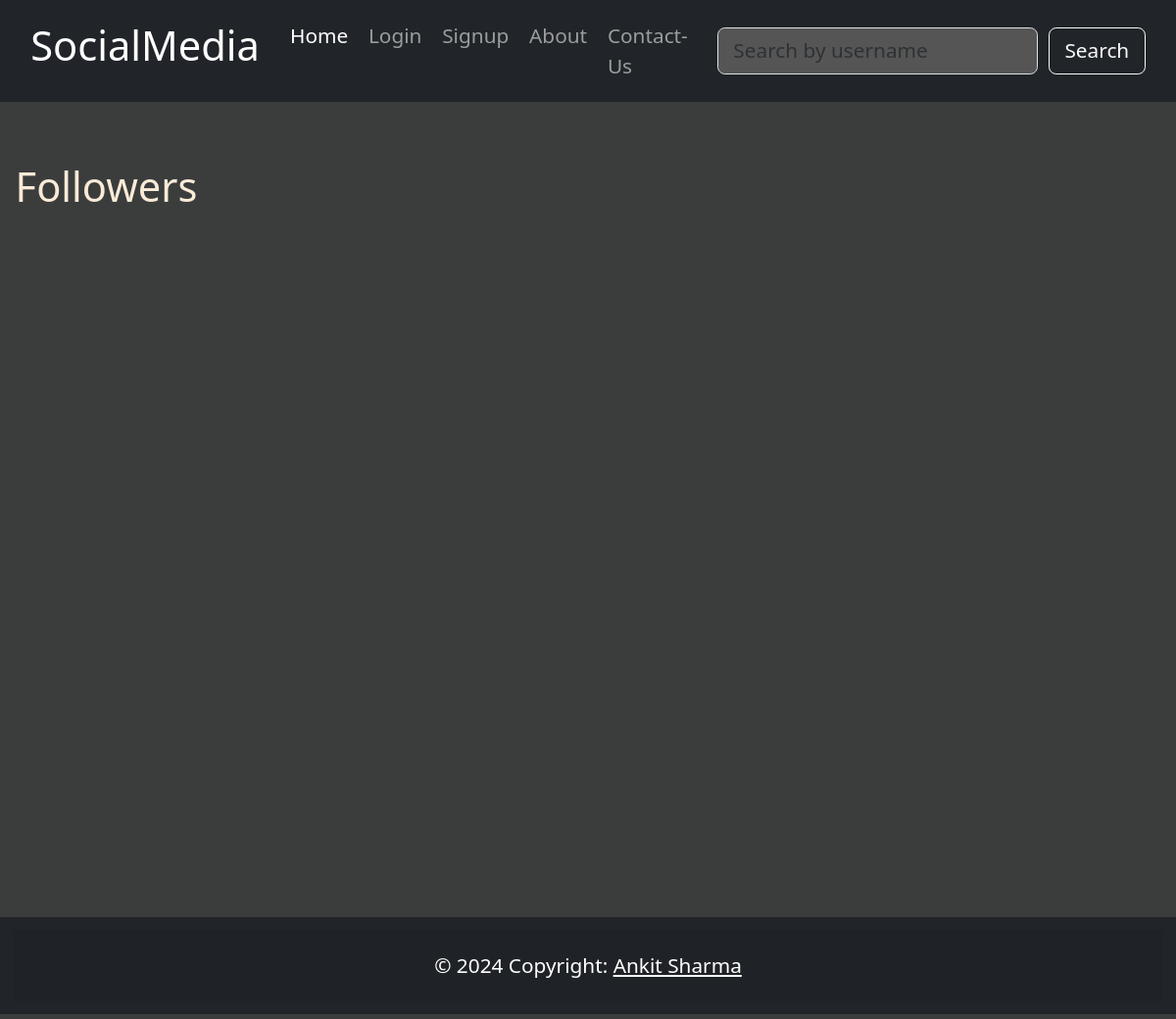
The page /followers/5 on the database as committed earlier.
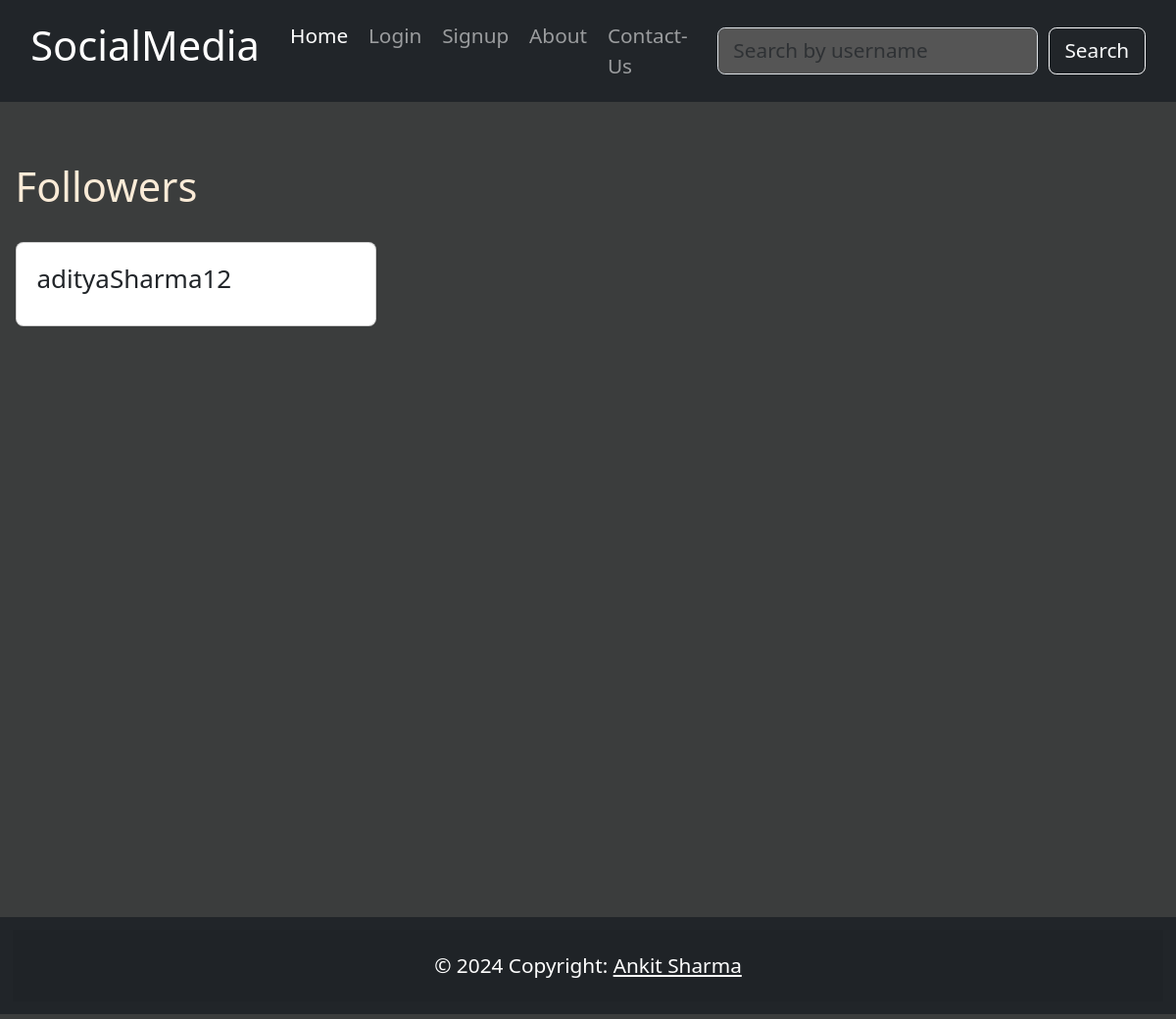
The same page on the database as committed later.
### main/models.py (models this page shows)
class Follow(models.Model):
    follower = models.ForeignKey(User, related_name='following', on_delete=models.CASCADE)
    followed_user = models.ForeignKey(User, related_name='followers', on_delete=models.CASCADE)
    created_at = models.DateTimeField(auto_now_add=True)
    class Meta:
        unique_together = ('follower', 'followed_user')

### main/views.py (the view)
# urls.py: path('followers/<int:user_id>', FollowersView.as_view(), name='followers'),
class FollowersView(ListView):
    model = Follow
    template_name = 'following.html'
    context_object_name = 'followers'
    def get_queryset(self):
        user_id = self.kwargs.get('user_id')
        profile = UserProfile.objects.get(pk=user_id)
        user = User.objects.get(username=profile.username)
        return Follow.objects.filter(followed_user=user)

### templates/following.html
{% extends "base.html" %}{%load static%}
{% block content %}
<div class="container mt-5">
    <h2 class="mb-4">Followers</h2>
    <div class="row">
        {% for follower in followers %}
        <div class="col-lg-4 col-md-6 mb-4">
            <div class="card">
                <div class="card-body">
                    <h5 class="card-title">{{ follower.follower}}</h5>
                </div>
            </div>
        </div>
        {% endfor %}
    </div>
</div>
{% endblock %}

Rows that differ between the two databases and show on the page:
added Follow: follower "adityaSharma12"
